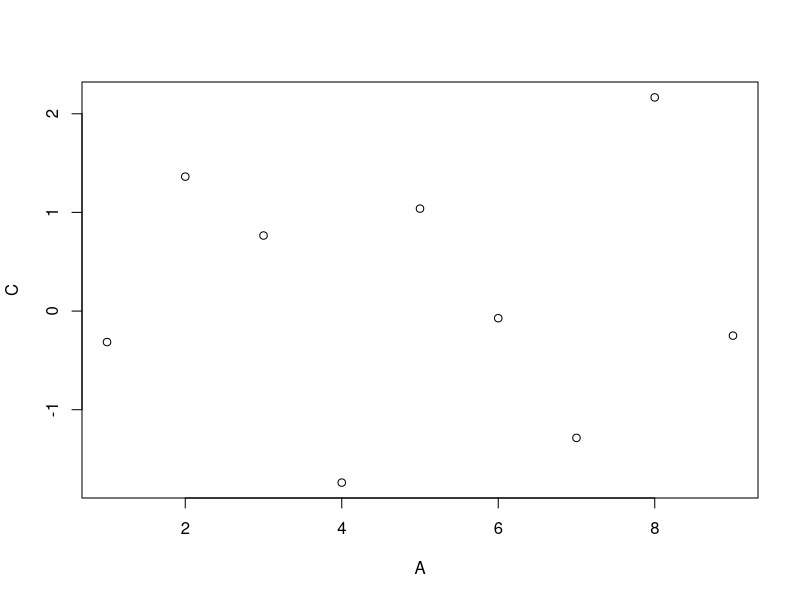

Write the R code that produced this figure.
setwd("~/Documentos/dsa/BigDataAnalytics/Cap07-ManipulacaoDados")
getwd()

library(data.table)

# criando 2 vetores
vec1 <- c(1,2,3,4)
vec2 <- c('vermelho', 'verde', 'marrom', 'laranja')

# criando uma data.table
?data.table
dt1 <- data.table(vec1, vec2)
dt1
class(dt1)

# slicing do data.table
dt2 <- data.table(A = 1:9, B = c('Z', 'W', 'Q'), C = rnorm(9), D = T)
dt2
dt2[3:5,]
dt2[, .(B,C)] # . representa a sintaxe

# Aplicando a função ao data.table
dt2[, .(Total = sum(A), Mean = mean(C))]
dt2[, plot(A,C)]
# Usando um agrupamento
dt2[, .(MySum = sum(A)), by = .(Grp = A%%2)]

# Definindo os valores por grupos
dt3 <- data.table(B = c('a', 'b', 'c', 'd', 'e', 'a', 'b', 'c', 'd', 'e'),
                  val = as.integer(c(6:10, 1:5)))
dt3

# Operações com data tables
dt4 <- data.table(A = rep(letters[2:1], each = 4L),
                  B = rep(1:4, each = 2L),
                  C = sample(8))
dt4

# Soma valores de C agrupando por A
new_dt4 <- dt4[, sum(C), by = A]
class(new_dt4)
new_dt4
new_dt4[order(A)]

# Soma B agrupado por A ordenado por A 
new_dt4 <- dt4[, sum(B), by = A][order(A)]
new_dt4

# Iris
dt5 <- as.data.table(iris)
dt5
dt5[, .(Sepal.Length = median(Sepal.Length),
        Sepal.Width = median(Sepal.Width),
        Petal.Length = median(Petal.Length),
        Petal.Width = median(Petal.Width)
        ),
    by = Species]

# O Comando .SD significa Subset Data e um subset é criado
# considerando a coluna é calculada a mediana.
dt5[, lapply(.SD, median), by = Species]
  